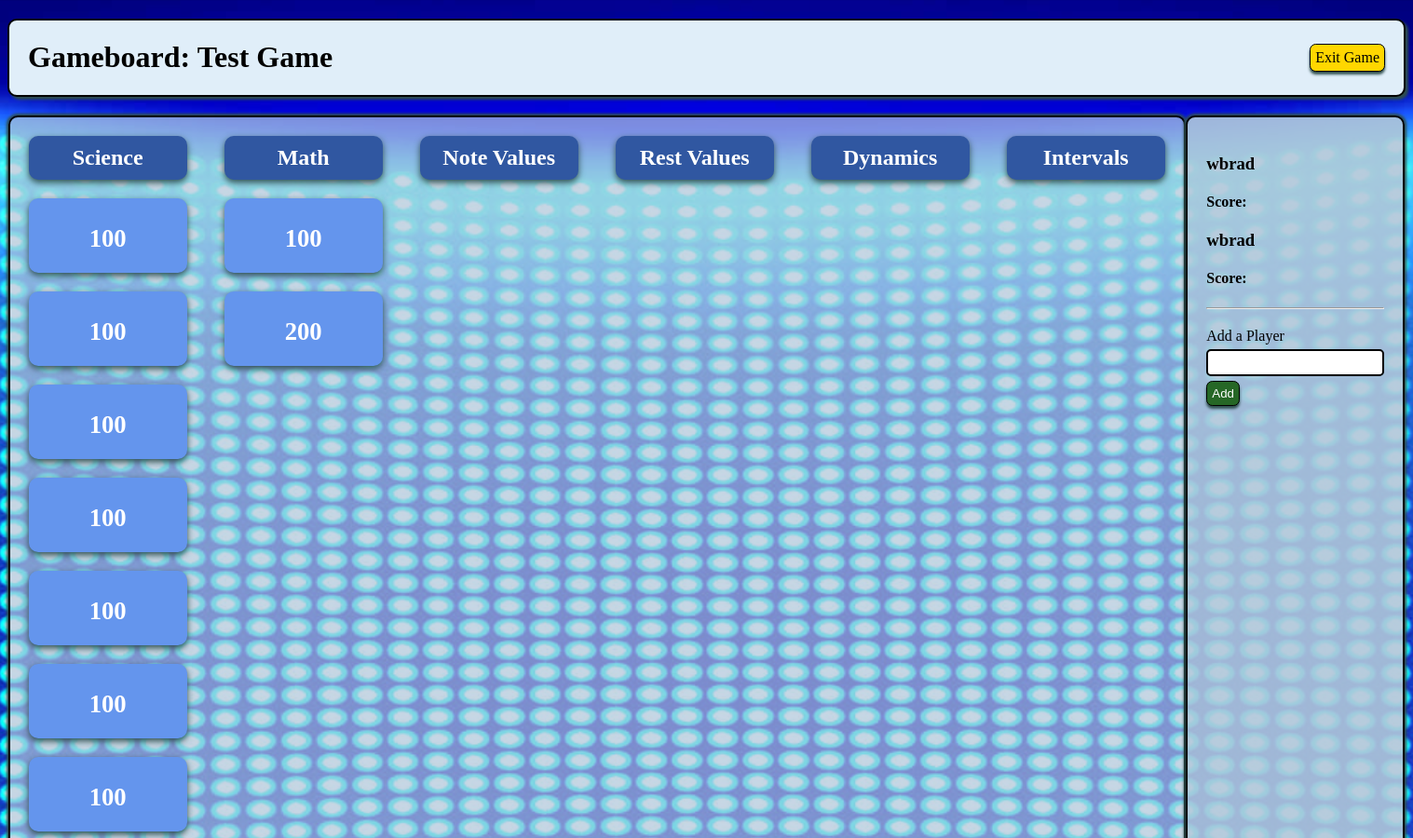
Page /games/play/1 (signed in, upper part) on the earlier database version.
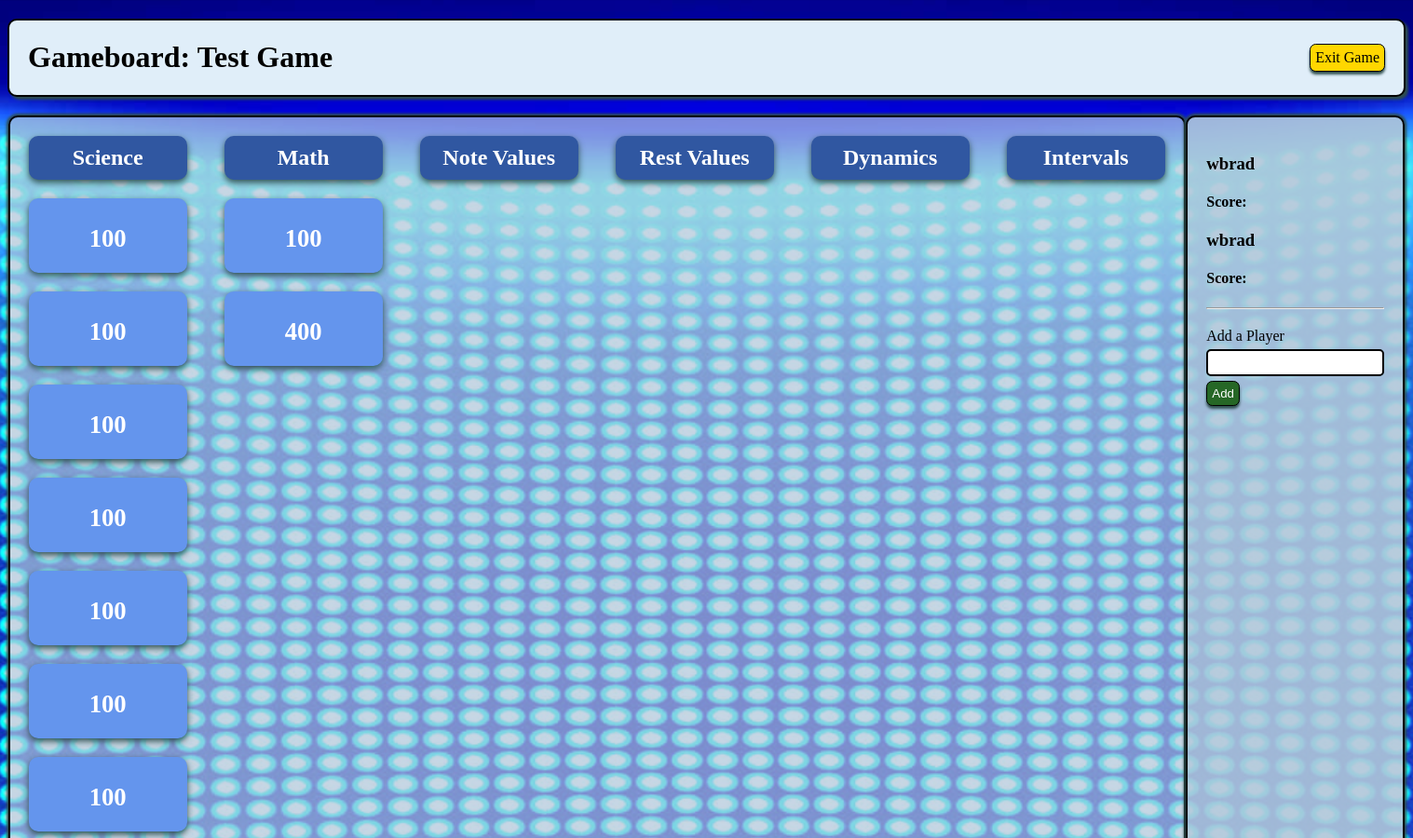
Same page on the later database version.
### gameboard_app/models.py (models this page shows, shortened)
class Category(models.Model):
    name = models.CharField(max_length=255)
    game_assigned = models.ForeignKey(Game, related_name="categories_avail", on_delete = models.CASCADE, default=1)
    created_at = models.DateTimeField(auto_now_add=True)
    updated_at = models.DateTimeField(auto_now=True)

class Question(models.Model):
    question = models.TextField()
    pic = models.ImageField(upload_to='question_images/', null=True, blank=True, default='')
    answer = models.CharField(max_length=255)
    points = models.IntegerField(default=100)
    played = models.BooleanField(default=False)
    category_assigned = models.ForeignKey(Category, related_name="question_list", on_delete = models.CASCADE, default=1)
    created_at = models.DateTimeField(auto_now_add=True)
    updated_at = models.DateTimeField(auto_now=True)

### gameboard_app/views.py (the view)
# urls.py: path('play/<int:game_id>', views.play_gameboard, name='play'),
def play_gameboard(request, game_id):
    if 'user_id' not in request.session:
        return redirect('/')
    game = Game.get_by_id(game_id)
    categories = game.categories_avail.all()
    game_over = True
    if not game.is_active:
        game.update_activity({'id': game_id, 'is_active': True})
    for category in categories:
        if category.question_list.filter(played=False):
            game_over = False
    context = {
        'game': game,
        'categories': categories,
        'game_over': game_over
    }
    return render(request, 'gameboard.html', context)

### gameboard_app/models.py (called while the page is built)
    @classmethod
    def get_by_id(cls, id):
        return cls.objects.get(id=id)

    @classmethod
    def update_activity(cls, data):
        game = cls.objects.get(id=data['id'])
        game.is_active = data['is_active']
        game.save()
        return game

### gameboard_app/templates/gameboard.html (shortened to what this page needs)
<!DOCTYPE html>
<html lang="en">
<head>
    {% load static %}
    <link rel="stylesheet" href="{% static 'css/style.css' %}">
</head>
<body>
    <div class="game_wrapper">
        <div class="nav_bar">
            <h1>Gameboard: {{ game.title }}</h1>
            <a class="back" href="{% url 'main_select' %}">Exit Game</a>
        </div>
        <div style="display: flex; justify-content: space-evenly;">
            <div class="play_box">
                {% for category in categories %}
                    <div class="cat_box">
                        <h2 class="cat_title">{{ category.name }}</h2>
                        {% for question in category.question_list.all|dictsort:"points" %}
                            {% if not question.played %}
                                <div class="ques_box">
                                    <h3><a class="q_link" href="{% url 'show_ques' question.id %}">{{ question.points }}</a></h3>
                                </div>
                            {% else %}
                                <div class="played">
                                    <h3><p class="played_text">{{ question.points }}</p></h3>
                                </div>
                            {% endif %}
                        {% endfor %}
                    </div>
                {% endfor %}
            </div>
            <div class="player_box">
                {% if 'player_1' in request.session and 'player_2' in request.session %}
                    <h3>{{ request.session.player_1 }}</h3>
                    <h4>Score: {{ request.session.score_1 }}</h4>
                    <h3>{{ request.session.player_2 }}</h3>
                    <h4>Score: {{ request.session.score_2 }}</h4>
                {% elif 'player_1' in request.session %}
                    <h3>{{ request.session.player_1 }}</h3>
                    <h4>Score: {{ request.session.score_1 }}</h4>
                {% else %}
                    <h3>[Need a Player]</h3>
                    <h4>Score: </h4>
                {% endif %}
                <hr style="margin-bottom: 20px;">
                <form action="{% url 'add_player' %}" method="post">
                    <label for="player_name">Add a Player</label>
                    <p><input class="input" type="text" name="player_name"></p>
                    <p><input class="add" type="submit" value="Add"></p>
                </form>
            </div>
        </div>
    </div>
</body>
</html>

Differences in the rows shown:
removed Question: points "200", shown under Category "Math"
added Question: points "400", shown under Category "Math"
